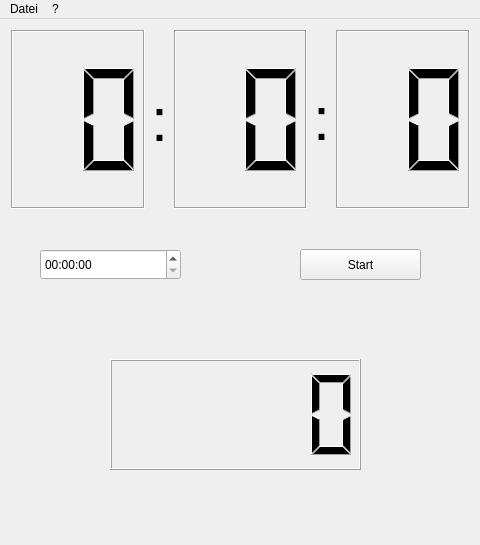
<?xml version="1.0" encoding="UTF-8"?>
<ui version="4.0">
 <class>TeechenTimerClass</class>
 <widget class="QMainWindow" name="TeechenTimerClass">
  <property name="geometry">
   <rect>
    <x>0</x>
    <y>0</y>
    <width>480</width>
    <height>545</height>
   </rect>
  </property>
  <property name="minimumSize">
   <size>
    <width>200</width>
    <height>75</height>
   </size>
  </property>
  <property name="maximumSize">
   <size>
    <width>800</width>
    <height>600</height>
   </size>
  </property>
  <property name="windowTitle">
   <string>TeechenTimer</string>
  </property>
  <property name="toolTip">
   <string notr="true"/>
  </property>
  <property name="statusTip">
   <string notr="true"/>
  </property>
  <property name="whatsThis">
   <string notr="true"/>
  </property>
  <property name="accessibleName">
   <string notr="true"/>
  </property>
  <property name="accessibleDescription">
   <string notr="true"/>
  </property>
  <property name="windowFilePath">
   <string notr="true"/>
  </property>
  <widget class="QWidget" name="centralWidget">
   <widget class="QWidget" name="horizontalLayoutWidget">
    <property name="geometry">
     <rect>
      <x>0</x>
      <y>0</y>
      <width>481</width>
      <height>201</height>
     </rect>
    </property>
    <layout class="QHBoxLayout" name="horizontalLayout" stretch="2,0,2,0,2">
     <item>
      <widget class="QLCDNumber" name="lcdHour">
       <property name="toolTip">
        <string notr="true"/>
       </property>
       <property name="frameShadow">
        <enum>QFrame::Sunken</enum>
       </property>
       <property name="smallDecimalPoint">
        <bool>false</bool>
       </property>
       <property name="numDigits">
        <number>2</number>
       </property>
       <property name="value" stdset="0">
        <double>0.000000000000000</double>
       </property>
      </widget>
     </item>
     <item>
      <widget class="QLabel" name="label">
       <property name="font">
        <font>
         <pointsize>46</pointsize>
        </font>
       </property>
       <property name="text">
        <string>:</string>
       </property>
       <property name="scaledContents">
        <bool>false</bool>
       </property>
       <property name="alignment">
        <set>Qt::AlignCenter</set>
       </property>
       <property name="indent">
        <number>-1</number>
       </property>
      </widget>
     </item>
     <item>
      <widget class="QLCDNumber" name="lcdMin">
       <property name="toolTip">
        <string notr="true"/>
       </property>
       <property name="frameShadow">
        <enum>QFrame::Sunken</enum>
       </property>
       <property name="smallDecimalPoint">
        <bool>false</bool>
       </property>
       <property name="numDigits">
        <number>2</number>
       </property>
       <property name="digitCount">
        <number>2</number>
       </property>
       <property name="value" stdset="0">
        <double>0.000000000000000</double>
       </property>
      </widget>
     </item>
     <item>
      <widget class="QLabel" name="label_2">
       <property name="font">
        <font>
         <pointsize>46</pointsize>
        </font>
       </property>
       <property name="lineWidth">
        <number>1</number>
       </property>
       <property name="text">
        <string>:</string>
       </property>
       <property name="textFormat">
        <enum>Qt::RichText</enum>
       </property>
       <property name="alignment">
        <set>Qt::AlignCenter</set>
       </property>
      </widget>
     </item>
     <item>
      <widget class="QLCDNumber" name="lcdSec">
       <property name="toolTip">
        <string notr="true"/>
       </property>
       <property name="frameShadow">
        <enum>QFrame::Sunken</enum>
       </property>
       <property name="smallDecimalPoint">
        <bool>false</bool>
       </property>
       <property name="numDigits">
        <number>2</number>
       </property>
       <property name="value" stdset="0">
        <double>0.000000000000000</double>
       </property>
      </widget>
     </item>
    </layout>
   </widget>
   <widget class="QPushButton" name="btnStart">
    <property name="geometry">
     <rect>
      <x>300</x>
      <y>230</y>
      <width>121</width>
      <height>31</height>
     </rect>
    </property>
    <property name="text">
     <string>Start</string>
    </property>
   </widget>
   <widget class="QTimeEdit" name="timeEdit">
    <property name="geometry">
     <rect>
      <x>40</x>
      <y>230</y>
      <width>141</width>
      <height>31</height>
     </rect>
    </property>
   </widget>
   <widget class="QLCDNumber" name="LCDTest">
    <property name="geometry">
     <rect>
      <x>110</x>
      <y>340</y>
      <width>251</width>
      <height>111</height>
     </rect>
    </property>
   </widget>
  </widget>
  <widget class="QMenuBar" name="menuBar">
   <property name="geometry">
    <rect>
     <x>0</x>
     <y>0</y>
     <width>480</width>
     <height>21</height>
    </rect>
   </property>
   <widget class="QMenu" name="menuDatei">
    <property name="title">
     <string>Datei</string>
    </property>
   </widget>
   <widget class="QMenu" name="menu">
    <property name="title">
     <string>?</string>
    </property>
   </widget>
   <addaction name="menuDatei"/>
   <addaction name="menu"/>
  </widget>
 </widget>
 <layoutdefault spacing="6" margin="11"/>
 <resources>
  <include location="teechentimer.qrc"/>
 </resources>
 <connections/>
</ui>
